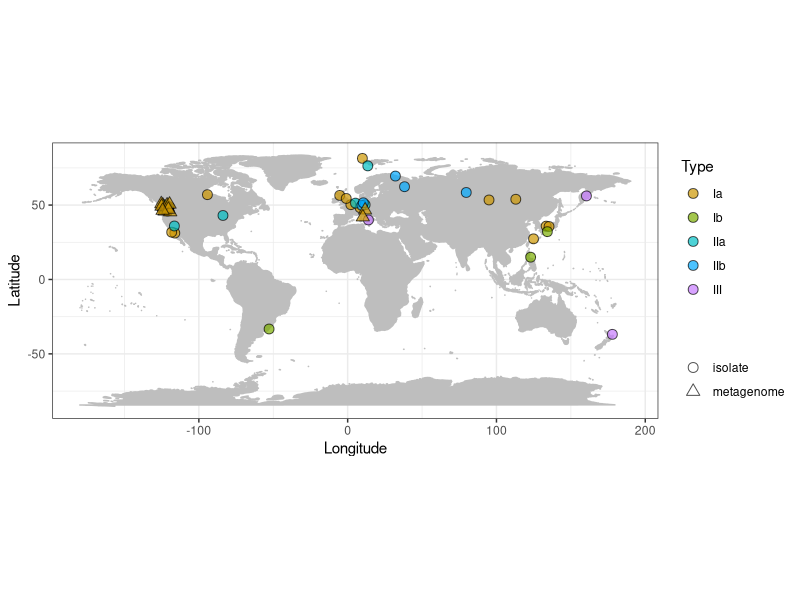

The R source for this figure:
#install.packages("maps")
#install.packages("ggplot2")
library("maps")
library("ggplot2")


map <- map_data("world")
GEO_df <- read.delim(file = "1_Table_S1_genomes_CH4_GEO.txt")
table(GEO_df$Group)
#show_col(hue_pal()(8))
manual_colors2 <- c("#CD9600", # Ia
                    "#7CAE00", # Ib
                    "#00BFC4", # IIa
                    "#00A9FF", # IIb
                    "#C77CFF") # III

pdf(file = "Fig1_S1.pdf", width = 9, height = 9)
ggplot() + 
  geom_polygon(data=map, aes(x=long, y=lat, group=group), colour="grey", fill="grey") +
  coord_fixed() + 
  xlab("Longitude") + 
  ylab("Latitude") +
  geom_point(data=GEO_df, aes(x=Longitude_country, y=Latitude_country, fill=Group, shape=Sample),
             colour="black", size=3, alpha=0.7, position = position_jitter(w = 3.1, h = 3.1)) +
  scale_shape_manual(values=c(21, 24))+
  scale_fill_manual(values = manual_colors2) +
  guides(fill = guide_legend(title="Type", override.aes=list(shape=21)), shape = guide_legend(title="", override.aes=list(color="black"))) +
  theme_bw()
dev.off()
